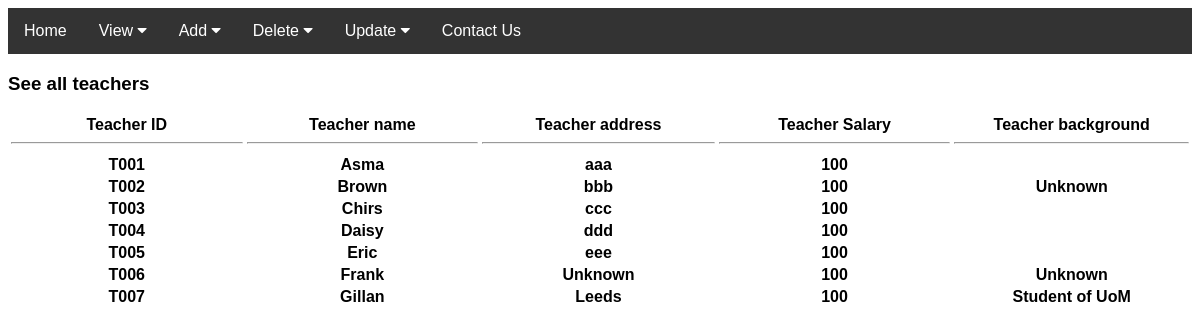
The app's page /Teacher.php with its own data.
### tables this page shows
CREATE TABLE `teacher` (
  `TEACHER_ID` varchar(10) NOT NULL,
  `TEAHCER_NAME` varchar(20) NOT NULL,
  `TEACHER_ADDRESS` varchar(100) NOT NULL,
  `TEACHER_SALARY` int(10) DEFAULT NULL,
  `TEACHER_BG` varchar(200) DEFAULT NULL
);

### Teacher.php (the view, shortened to what this page needs)
<html>
<head>
        <link rel="stylesheet" href="https://cdnjs.cloudflare.com/ajax/libs/font-awesome/4.7.0/css/font-awesome.min.css">
    </head>
<body>
<div class="navbar">
            <a href="index.html">Home</a>
            <div class="dropdown">
                <button class="dropbtn">View
                    <i class="fa fa-caret-down"></i>
                </button>
            </div>
            <div class="dropdown">
                <button class="dropbtn">Add
                    <i class="fa fa-caret-down"></i>
                </button>
            </div>
            <div class="dropdown">
              <button class="dropbtn">Delete
                  <i class="fa fa-caret-down"></i>
              </button>
          </div>
          <div class="dropdown">
            <button class="dropbtn">Update
                <i class="fa fa-caret-down"></i>
            </button>
        </div>
            <a href="Contact.html">Contact Us</a>
        </div>
<?php
$link = mysqli_connect("localhost", "root", "", "st_alphonsus");
?>
<h3>See all teachers</h3>
		<table>
			<tr>
				<th width="250px">Teacher ID<br><hr></th>
				<th width="250px">Teacher name<br><hr></th>
				<th width="250px">Teacher address<br><hr></th>
				<th width="250px">Teacher Salary<br><hr></th>
				<th width="250px">Teacher background<br><hr></th>
			</tr>
			<?php
			 $sql = mysqli_query($link, "SELECT TEACHER_ID,TEAHCER_NAME,TEACHER_ADDRESS,TEACHER_SALARY,TEACHER_BG FROM teacher");
			while ($row = $sql->fetch_assoc()){
			echo "
			<tr>
				<th>{$row['TEACHER_ID']}</th>
				<th>{$row['TEAHCER_NAME']}</th>
				<th>{$row['TEACHER_ADDRESS']}</th>
				<th>{$row['TEACHER_SALARY']}</th>
				<th>{$row['TEACHER_BG']}</th>
			</tr>";
			}
			?>
        </table>
</body>
</html>

### Teacher.php (style rules this page uses)
body { font-family: Arial, Helvetica, sans-serif; }
.navbar { overflow: hidden; background-color: #333; }
.navbar a { float: left; font-size: 16px; color: white; text-align: center; padding: 14px 16px; text-decoration: none; }
.dropdown { float: left; overflow: hidden; }
.dropdown .dropbtn { font-size: 16px; border: none; outline: none; color: white; padding: 14px 16px; background-color: inherit; font-family: inherit; margin: 0; }

### records on screen
teacher: TEACHER_ID "T001", TEAHCER_NAME "Asma", TEACHER_ADDRESS "aaa", TEACHER_SALARY "100"
teacher: TEACHER_ID "T002", TEAHCER_NAME "Brown", TEACHER_ADDRESS "bbb", TEACHER_SALARY "100", TEACHER_BG "Unknown"
teacher: TEACHER_ID "T003", TEAHCER_NAME "Chirs", TEACHER_ADDRESS "ccc", TEACHER_SALARY "100"
teacher: TEACHER_ID "T004", TEAHCER_NAME "Daisy", TEACHER_ADDRESS "ddd", TEACHER_SALARY "100"
teacher: TEACHER_ID "T005", TEAHCER_NAME "Eric", TEACHER_ADDRESS "eee", TEACHER_SALARY "100"
teacher: TEACHER_ID "T006", TEAHCER_NAME "Frank", TEACHER_ADDRESS "Unknown", TEACHER_SALARY "100", TEACHER_BG "Unknown"
teacher: TEACHER_ID "T007", TEAHCER_NAME "Gillan", TEACHER_ADDRESS "Leeds", TEACHER_SALARY "100", TEACHER_BG "Student of UoM"
